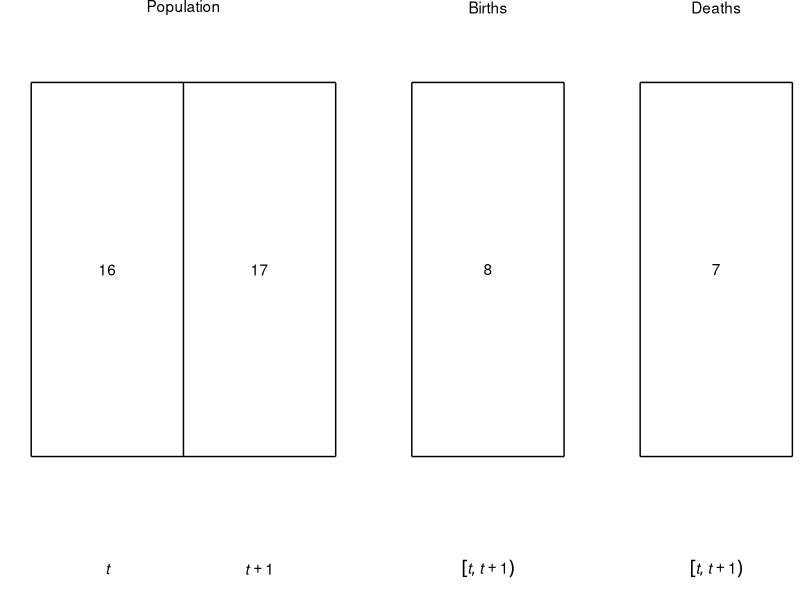

Here is the R script that generated this plot:


library(ggplot2)


data_popn_box <- data.frame(x = c(0, 2, 2, 0, 1),
                            xend = c(2, 2, 0, 0, 1),
                            y = c(0, 0, 1, 1, 0),
                            yend = c(0, 1, 1, 0, 1))
data_popn_label <- data.frame(x = c(1, 0.5, 1.5, 0.5, 1.5),
                              y = c(1.2, 0.5, 0.5, -0.3, -0.3),
                              label = c("Population", 16, 17, "italic(t)", "italic(t)+1"))
data_births_box <- data.frame(x = c(2.5, 3.5, 3.5, 2.5),
                              xend = c(3.5, 3.5, 2.5, 2.5),
                              y = c(0, 0, 1, 1),
                              yend = c(0, 1, 1, 0))
data_births_label <- data.frame(x = c(3, 3, 3),
                                y = c(1.2, 0.5, -0.3),
                                label = c("Births", 8, 'group("[",list(italic(t),italic(t+1)),")")'))
data_deaths_box <- data.frame(x = c(4, 5, 5, 4),
                              xend = c(5, 5, 4, 4),
                              y = c(0, 0, 1, 1),
                              yend = c(0, 1, 1, 0))
data_deaths_label <- data.frame(x = c(4.5, 4.5, 4.5),
                                y = c(1.2, 0.5, -0.3),
                                label = c("Deaths", 7, 'group("[",list(italic(t),italic(t+1)),")")'))
p <- ggplot(data_popn_box, aes(x = x, y = y)) +
    theme_bw() +
    theme(panel.border = element_blank(),
          panel.grid.major = element_blank(),
          panel.grid.minor = element_blank(),
          axis.text = element_blank(),
          axis.ticks = element_blank()) +
    coord_cartesian(expand = FALSE,
                    clip = "off") +
    ## population
    geom_segment(aes(x = x, y = y, xend = xend, yend = yend),
                 data = data_popn_box) +
    geom_text(aes(label = label),
              data = data_popn_label,
              parse = TRUE) +
    ## births
    geom_segment(aes(x = x, y = y, xend = xend, yend = yend),
                 data = data_births_box) +
    geom_text(aes(label = label),
              data = data_births_label,
              parse = TRUE) +
    ## deaths
    geom_segment(aes(x = x, y = y, xend = xend, yend = yend),
                 data = data_deaths_box) +
    geom_text(aes(label = label),
              data = data_deaths_label,
              parse = TRUE) +
    ## other
    xlab("") +
    ylab("")

graphics.off()
pdf(file = "figures_accounts/fig_account_noage.pdf",
    width = 4,
    height = 1.2)
plot(p)
dev.off()
